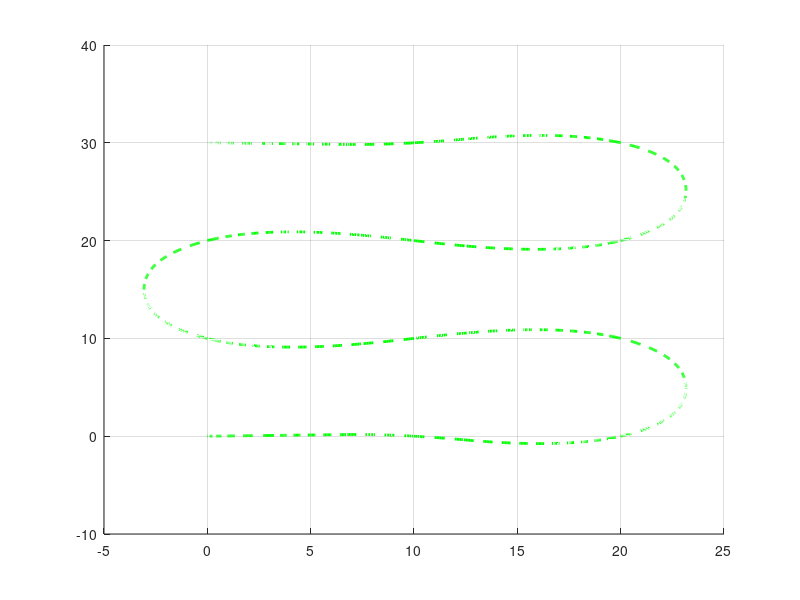
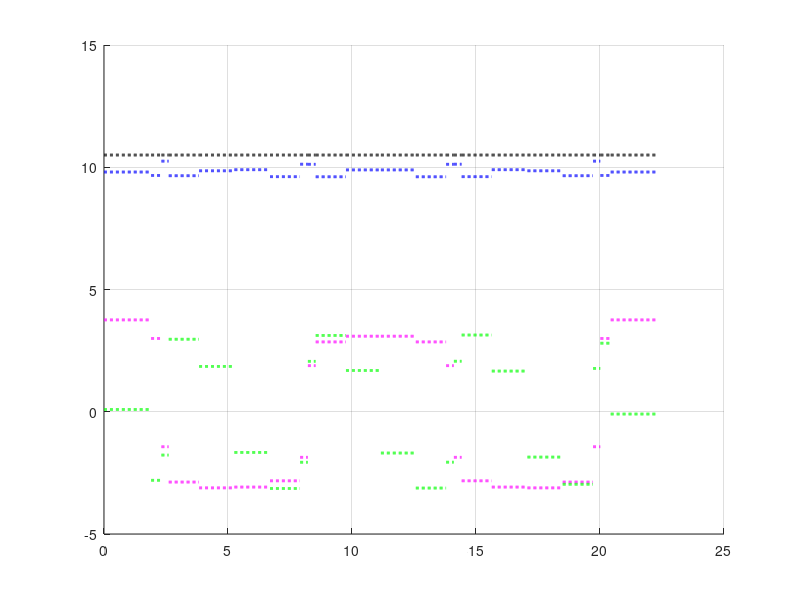
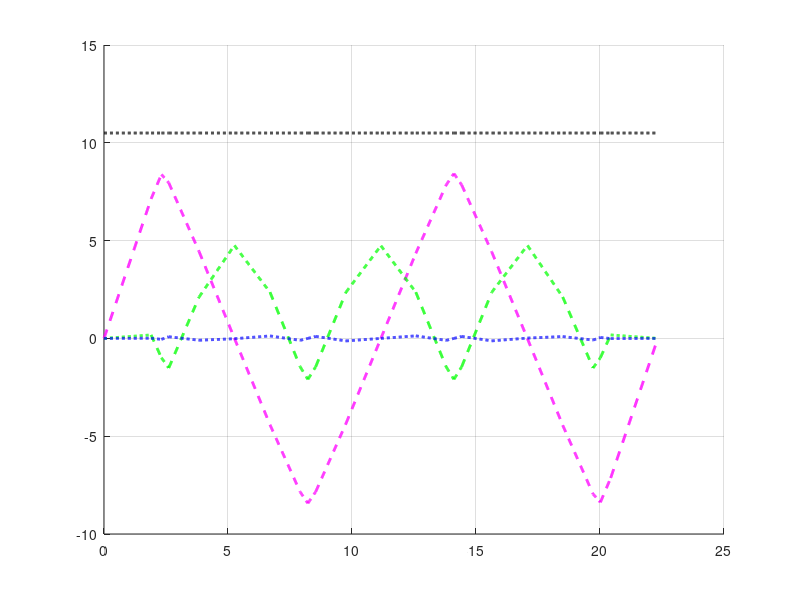

These figures' MATLAB source, in order:
clear all
clc
% load Optim_planner_data

% l=length(X);
ubar = 10.5;

time_waypo=[];
mu_waypo = [];
sigma_waypo = [];
res_waypo = [];

waypoints = [31.2082,   61.8123,  121.9200;
            31.2082,  220.6041,  121.9200;
            31.2082,  379.3959,  121.9200;
            31.2082,  538.1877,  121.9200;
            127.0694,  538.1877,  121.9200;
            127.0694,  379.3959,  121.9200;
            127.0694,  220.6041,  121.9200;
            127.0694,   61.8123,  121.9200;
            222.9306,   61.8123,  121.9200;
            222.9306,  220.6041,  121.9200;
            222.9306,  379.3959,  121.9200;
            222.9306,  538.1877,  121.9200;
            318.7918,  538.1877,  121.9200;
            318.7918,  379.3959,  121.9200;
            318.7918,  220.6041,  121.9200;
            318.7918,   61.8123,  121.9200];

trajectory = load('variableData_latest.txt');
N=length(trajectory)/10;
pos = zeros(3,N);
vel = zeros(3,N);
acc = zeros(3,N);
t_trajectory = zeros(1,N);
% Acceleration
for i_trajectory=1:N
acc(1,i_trajectory) = trajectory(6*N + i_trajectory);
acc(2,i_trajectory) = trajectory(7*N + i_trajectory);
acc(3,i_trajectory) = trajectory(8*N + i_trajectory); %1 g acc. is removed before publishing to the px4 control topic
% Velocity
vel(1,i_trajectory) = trajectory(3*N + i_trajectory); %+ reference[6]*(t_elapsed.count()-t_trajectory[i_trajectory]);
vel(2,i_trajectory) = trajectory(4*N + i_trajectory); %+ reference[7]*(t_elapsed.count()-t_trajectory[i_trajectory]);
vel(3,i_trajectory) = trajectory(5*N + i_trajectory); %+ (reference[8]-9.8)*(t_elapsed.count()-t_trajectory[i_trajectory]);
% Position
pos(1,i_trajectory) = trajectory(0*N + i_trajectory); %+ trajectory[3*N + i_trajectory]*(t_elapsed.count()-t_trajectory[i_trajectory]) + 0.5*reference[6]*(t_elapsed.count()-t_trajectory[i_trajectory])*(t_elapsed.count()-t_trajectory[i_trajectory]);
pos(2,i_trajectory) = trajectory(1*N + i_trajectory); %+ trajectory[4*N + i_trajectory]*(t_elapsed.count()-t_trajectory[i_trajectory]) + 0.5*reference[7]*(t_elapsed.count()-t_trajectory[i_trajectory])*(t_elapsed.count()-t_trajectory[i_trajectory]);
pos(3,i_trajectory) = trajectory(2*N + i_trajectory); %+ trajectory[5*N + i_trajectory]*(t_elapsed.count()-t_trajectory[i_trajectory]) + 0.5*(reference[8]-9.8)*(t_elapsed.count()-t_trajectory[i_trajectory])*(t_elapsed.count()-t_trajectory[i_trajectory]);
%Time
t_trajectory(1,i_trajectory) = trajectory(9*N + i_trajectory);
end
ubar = max(sqrt(acc(1,:).^2+acc(2,:).^2+acc(3,:).^2));
% ubar=sqrt(ubar^2-9.8^2);

g = [0;0;-9.8];
g = g/ubar;%(2*9.81); %non-dimensionalizing with respect to max thrust.
% g=g*0;
t_anal_total = 0;
t_num_total = 0;

% modified_min_snap;

%% solving
for i=1:2:N-1%l-1

% xf = [X(1,i+1); X(2,i+1); X(3,i+1)]/ubar;
% x01 = [X(1,i); X(2,i); X(3,i)]/ubar;    
% v0 = [X(4,i); X(5,i); X(6,i)]/ubar;
% vf = [X(4,i+1); X(5,i+1); X(6,i+1)]/ubar;


% xf = [pos(1,i+1); pos(2,i+1); pos(3,i+1)]/ubar;
% x01 = [pos(1,i); pos(2,i); pos(3,i)]/ubar;    
% v0 = [vel(1,i); vel(2,i); vel(3,i)]/ubar;
% vf = [vel(1,i+1); vel(2,i+1); vel(3,i+1)]/ubar;

xf = [pos(1,i+2); pos(2,i+2); pos(3,i+2)]/ubar;
x01 = [pos(1,i); pos(2,i); pos(3,i)]/ubar;    
v0 = [vel(1,i); vel(2,i); vel(3,i)]/ubar;
vf = [vel(1,i+2); vel(2,i+2); vel(3,i+2)]/ubar;

u_n1 = [acc(1,i); acc(2,i); acc(3,i)];
u_n2 = [acc(1,i+1); acc(2,i+1); acc(3,i+1)];
% x01 = [3,3,0]';
% xf = [2,2,0]';
% x01 = [1;1];
% x01 = [-1;1];
% xf = [0;0];
% mag = 2;
% % mag = 0.7;
% alpha = -0.57;

% A = [0.5 0.65 0.85 -0.8 -0.57 -0.35 0.25];
% A = [0.5 0.75 0.91 -0.8 -0.5 -0.24 0.25];
% for i=1:2:length(A)
% i=8;
%     alpha = A(i);
% v0 = [mag*cos(alpha*pi),mag*sin(alpha*pi), 0]';
%     v0 = [mag*cos(alpha*pi),mag*sin(alpha*pi)]';

%     vf = v0;%[-1;0];
%     vf = [-1;0];
%     Akulenko_3D
%     time_optim_gravity
    fig1=figure(1)
    
    x_n1 = x01*ubar + v0*ubar*[0:0.01:t_trajectory(i)] + (u_n1+g*ubar)*[0:0.01:t_trajectory(i)].^2/2;
    x_n2 = [pos(1,i+1); pos(2,i+1); pos(3,i+1)] + [vel(1,i+1); vel(2,i+1); vel(3,i+1)]*[0:0.01:t_trajectory(i+1)] + (u_n2+g*ubar)*[0:0.01:t_trajectory(i+1)].^2/2;
    
    
    v_n1 = v0*ubar + (u_n1+g*ubar)*[0:0.01:t_trajectory(i)];
    v_n2 = [vel(1,i+1); vel(2,i+1); vel(3,i+1)] + (u_n2+g*ubar)*[0:0.01:t_trajectory(i+1)];
    
    hold on
    plot3(x_n1(1,:),x_n1(2,:),x_n1(3,:),'--g','linewidth',2);
    g1 = plot3(x_n2(1,:),x_n2(2,:),x_n2(3,:),'--g','linewidth',2);
    hold off
    grid on
    
    fig2=figure(2)
    hold on
%     if i==1
    plot(t_num_total+[0:0.01:t_trajectory(i)],[0:0.01:t_trajectory(i)]*0+u_n1(1),'--m','linewidth',2);
    plot(t_num_total+[0:0.01:t_trajectory(i)],[0:0.01:t_trajectory(i)]*0+u_n1(2),'--g','linewidth',2);
    plot(t_num_total+[0:0.01:t_trajectory(i)],[0:0.01:t_trajectory(i)]*0+u_n1(3),'--b','linewidth',2);
    plot(t_num_total+[0:0.01:t_trajectory(i)],[0:0.01:t_trajectory(i)]*0+norm(u_n1),'--k','linewidth',2);
    
%     else
%         plot([t_trajectory(i-1):0.01:t_trajectory(i)],[t_trajectory(i-1):0.01:t_trajectory(i)]*0+u_n1,'--');
%     end
    p1 = plot(t_num_total+[t_trajectory(i):0.01:t_trajectory(i)+t_trajectory(i+1)],[t_trajectory(i):0.01:t_trajectory(i)+t_trajectory(i+1)]*0+u_n2(1),'--m','linewidth',2);
    p2 = plot(t_num_total+[t_trajectory(i):0.01:t_trajectory(i)+t_trajectory(i+1)],[t_trajectory(i):0.01:t_trajectory(i)+t_trajectory(i+1)]*0+u_n2(2),'--g','linewidth',2);
    p3 = plot(t_num_total+[t_trajectory(i):0.01:t_trajectory(i)+t_trajectory(i+1)],[t_trajectory(i):0.01:t_trajectory(i)+t_trajectory(i+1)]*0+u_n2(3),'--b','linewidth',2);
    p4 = plot(t_num_total+[t_trajectory(i):0.01:t_trajectory(i)+t_trajectory(i+1)],[t_trajectory(i):0.01:t_trajectory(i)+t_trajectory(i+1)]*0+norm(u_n2),'--k','linewidth',2);
    
    hold off
    grid on
    
    fig3=figure(3)
    hold on
%     if i==1
    plot(t_num_total+[0:0.01:t_trajectory(i)],v_n1(1,:),'--m','linewidth',2);
    plot(t_num_total+[0:0.01:t_trajectory(i)],v_n1(2,:),'--g','linewidth',2);
    plot(t_num_total+[0:0.01:t_trajectory(i)],v_n1(3,:),'--b','linewidth',2);
    plot(t_num_total+[0:0.01:t_trajectory(i)],[0:0.01:t_trajectory(i)]*0+norm(u_n1),'--k','linewidth',2);
    
%     else
%         plot([t_trajectory(i-1):0.01:t_trajectory(i)],[t_trajectory(i-1):0.01:t_trajectory(i)]*0+u_n1,'--');
%     end
    p9 = plot(t_num_total+[t_trajectory(i):0.01:t_trajectory(i)+t_trajectory(i+1)],v_n2(1,:),'--m','linewidth',2);
    p10 = plot(t_num_total+[t_trajectory(i):0.01:t_trajectory(i)+t_trajectory(i+1)],v_n2(2,:),'--g','linewidth',2);
    p11 = plot(t_num_total+[t_trajectory(i):0.01:t_trajectory(i)+t_trajectory(i+1)],v_n2(3,:),'--b','linewidth',2);
    p12 = plot(t_num_total+[t_trajectory(i):0.01:t_trajectory(i)+t_trajectory(i+1)],[t_trajectory(i):0.01:t_trajectory(i)+t_trajectory(i+1)]*0+norm(u_n2),'--k','linewidth',2);
    hold off
    grid on
    
    t_num_total = t_num_total + t_trajectory(i) + t_trajectory(i+1);
%     t_anal_total = t_anal_total + tf;
    

% end
end
% figure
% fig2=figure(2)
% hold on
% p23 = plot(time_arr, x_acc_arr, 'm', 'linewidth', 2);
% p24 = plot(time_arr, y_acc_arr, 'g', 'linewidth', 2);
% p25 = plot(time_arr, z_acc_arr+9.81, 'b', 'linewidth', 2);
% p26 = plot(time_arr, sqrt(x_acc_arr.^2+y_acc_arr.^2+(z_acc_arr+9.81).^2), 'k', 'linewidth', 2);
% % legend([p5,p6,p7,p8,p1,p2,p3,p4],'theo u_x', 'theo u_y', 'theo u_z','u bar theo', 'u_x numerical','u_y numerical','u_z numerical','u bar num');
% % legend([p1,p2,p3,p4,p5,p6,p7], 'u_x numerical','u_y numerical','u_z numerical','u bar num');
% legend([p1,p2,p3,p4,p23,p24,p25,p26], 'u_x NLP','u_y NLP','u_z NLP','\norm{u} NLP', 'u_x min snap','u_y min snap','u_z min snap','\norm{u} min snap');
% 


% xlim([0,30]);
% t_traj = t_trajectory([1:2:end-2])+t_trajectory([2:2:end-1]);
% xlabel('time(s)');
% ylabel('input,u^*, (N)');
% set(gca,'Fontsize',25)


% fig1=figure(1)
% hold on
% g2 = plot3(x_traj_arr,y_traj_arr,z_traj_arr,'b','linewidth',2);
% xlabel('X(m)');
% ylabel('Y(m)');
% legend([g1,g2],'NLP path','Modified min snap');
% set(gca,'Fontsize',25)
% axis equal
% hold off
% 
% fig3 = figure(3)
% hold on
% p13 = plot(time_arr, x_vel_arr, 'm', 'linewidth', 2);
% p14 = plot(time_arr, y_vel_arr, 'g', 'linewidth', 2);
% p15 = plot(time_arr, z_vel_arr, 'b', 'linewidth', 2);
% % legend([p13,p14,p15,p16,p9,p10,p11,p12,p17],'theo v_x', 'theo v_y', 'theo v_z','u bar theo', 'v_x numerical','v_y numerical','v_z numerical','u bar num','Hamiltonian');
% % legend([p9,p10,p11,p12, p13, p14, p15],'v_x numerical','v_y numerical','v_z numerical','u bar num');
% legend([p9, p10, p11, p13, p14, p15],'v_x numerical','v_y numerical','v_z numerical','v_x min snap','v_y min snap','v_z min snap');
% 
% xlim([0,30]);
% xlabel('time(s)');
% ylabel('vel, (m/s)');
% set(gca,'Fontsize',25)
% hold off
% 
% 
% fig4 = figure(4)
% bar([traj_flight_times;t_traj]')
% hold on
% % bar(t_traj)
% legend('modified min snap','NLP solution')
% xlabel('waypoint');
% ylabel('time');
% set(gca,'Fontsize',25)

